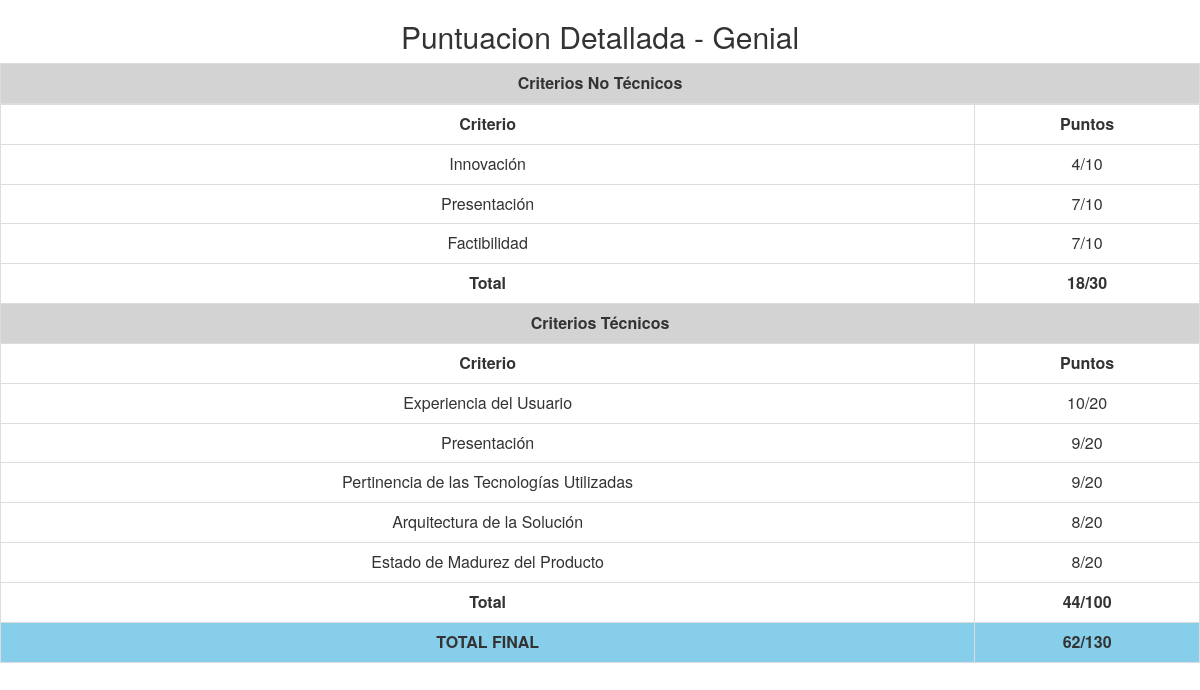
Page /detalle-puntos-reporte/7 on the committed database.
### evaluacion/models.py (models this page shows, shortened)
class Equipo(models.Model):
    nombre = models.CharField(max_length=15, null=False, blank=False)
    puntuacion = models.IntegerField(default=0)
    habilitado = models.BooleanField(null=False, default=True)

class Criterio(models.Model):
    nombre = models.CharField(max_length=50, null=False, blank=False, default='')
    explicacion1 = models.TextField(max_length=250, null=False, default='')
    explicacion2 = models.TextField(max_length=250, null=False, default='')
    explicacion3 = models.TextField(max_length=250, null=False, default='')
    explicacion4 = models.TextField(max_length=250, null=False, default='')
    explicacion5 = models.TextField(max_length=250, null=False, default='')
    tipo_jurado = models.SmallIntegerField(choices=TipoJurado.TIPOS_JURADO)

### evaluacion/views.py (the view)
# urls.py: path('detalle-puntos-reporte/<int:pk>', DetallePuntosReporte.as_view(), name='detalle-puntos'),
class DetallePuntosReporte(DetailView):
    model = Equipo
    template_name = 'detalle-resultado-reporte.html'
    def get_context_data(self, **kwargs):
        context = super(DetallePuntosReporte, self).get_context_data(**kwargs)
        evaluaciones = Evaluacion.objects.filter(equipo=self.object)
        criterios_no_tecnicos = {}
        criterios_tecnicos = {}
        total_puntos_tecnicos = 0
        total_puntos_no_tecnicos = 0
        for e in evaluaciones:
            if e.criterio.tipo_jurado == TipoJurado.JURADO_NO_TECNICO:
                if e.criterio.nombre in criterios_no_tecnicos:
                    criterios_no_tecnicos[e.criterio.nombre] += e.puntaje
                    total_puntos_no_tecnicos += e.puntaje
                else:
                    criterios_no_tecnicos[e.criterio.nombre] = e.puntaje
                    total_puntos_no_tecnicos += e.puntaje
            elif e.criterio.tipo_jurado == TipoJurado.JURADO_TECNICO:
                if e.criterio.nombre in criterios_tecnicos:
                    criterios_tecnicos[e.criterio.nombre] += e.puntaje
                    total_puntos_tecnicos += e.puntaje
                else:
                    criterios_tecnicos[e.criterio.nombre] = e.puntaje
                    total_puntos_tecnicos += e.puntaje
        context['criterios_no_tecnicos'] = criterios_no_tecnicos
        context['criterios_tecnicos'] = criterios_tecnicos
        context['total_puntos_tecnicos'] = total_puntos_tecnicos
        context['total_puntos_no_tecnicos'] = total_puntos_no_tecnicos
        context['total_final'] = total_puntos_no_tecnicos + total_puntos_tecnicos
        return context

### evaluacion/templates/detalle-resultado-reporte.html (shortened to what this page needs)
<html>
{% load bootstrap3 %}
<head>
</head>
    {% bootstrap_css %}
<body>
{% block content %}
    <h2 class="text-center">Puntuacion Detallada - {{ object.nombre }}</h2>
    <table class="table table-bordered">
        <thead>
        <tr>
            <td bgcolor="#d3d3d3" class="text-center" colspan="2"><b>Criterios No Técnicos</b></td>
        </tr>
        </thead>
        <tbody>
        <tr>
            <td class="text-center"><b>Criterio</b></td>
            <td class="text-center"><b>Puntos</b></td>
        </tr>
        {% for criterio, puntos in criterios_no_tecnicos.items %}
            <tr>
                <td class="text-center">{{ criterio }}</td>
                <td class="text-center">{{ puntos }}/10</td>
            </tr>
        {% endfor %}
        <tr>
            <td class="text-center"><b>Total</b></td>
            <td class="text-center"><b>{{ total_puntos_no_tecnicos }}/30</b></td>
        </tr>
        <tr>
            <td class="text-center" bgcolor="#d3d3d3" colspan="2"><b>Criterios Técnicos</b></td>
        </tr>
        <tr>
            <td class="text-center"><b>Criterio</b></td>
            <td class="text-center"><b>Puntos</b></td>
        </tr>
        {% for criterio, puntos in criterios_tecnicos.items %}
            <tr>
                <td class="text-center">{{ criterio }}</td>
                <td class="text-center">{{ puntos }}/20</td>
            </tr>
        {% endfor %}
        <tr>
            <td class="text-center"><b>Total</b></td>
            <td class="text-center"><b>{{ total_puntos_tecnicos }}/100</b></td>
        </tr>
        <tr>
        <tr>
            <td bgcolor="#87ceeb" class="text-center"><b>TOTAL FINAL</b></td>
            <td bgcolor="#87ceeb" class="text-center"><b>{{ total_final }}/130</b></td>
        </tr>
        </tbody>
    </table>
{% endblock %}
</body>
</html>

### rows in the picture
Equipo: nombre "Genial"
Criterio: criterios_no_tecnicos "Innovación"
Criterio: criterios_no_tecnicos "Presentación"
Criterio: criterios_no_tecnicos "Factibilidad"
Criterio: criterios_tecnicos "Experiencia del Usuario"
Criterio: criterios_tecnicos "Presentación"
Criterio: criterios_tecnicos "Pertinencia de las Tecnologías Utilizadas"
Criterio: criterios_tecnicos "Arquitectura de la Solución"
Criterio: criterios_tecnicos "Estado de Madurez del Producto"

### other values in the picture
{{ puntos }} "4" "7" "7"
{{ total_puntos_no_tecnicos }} "18"
{{ puntos }} "10" "9" "9" "8" "8"
{{ total_puntos_tecnicos }} "44"
{{ total_final }} "62"
